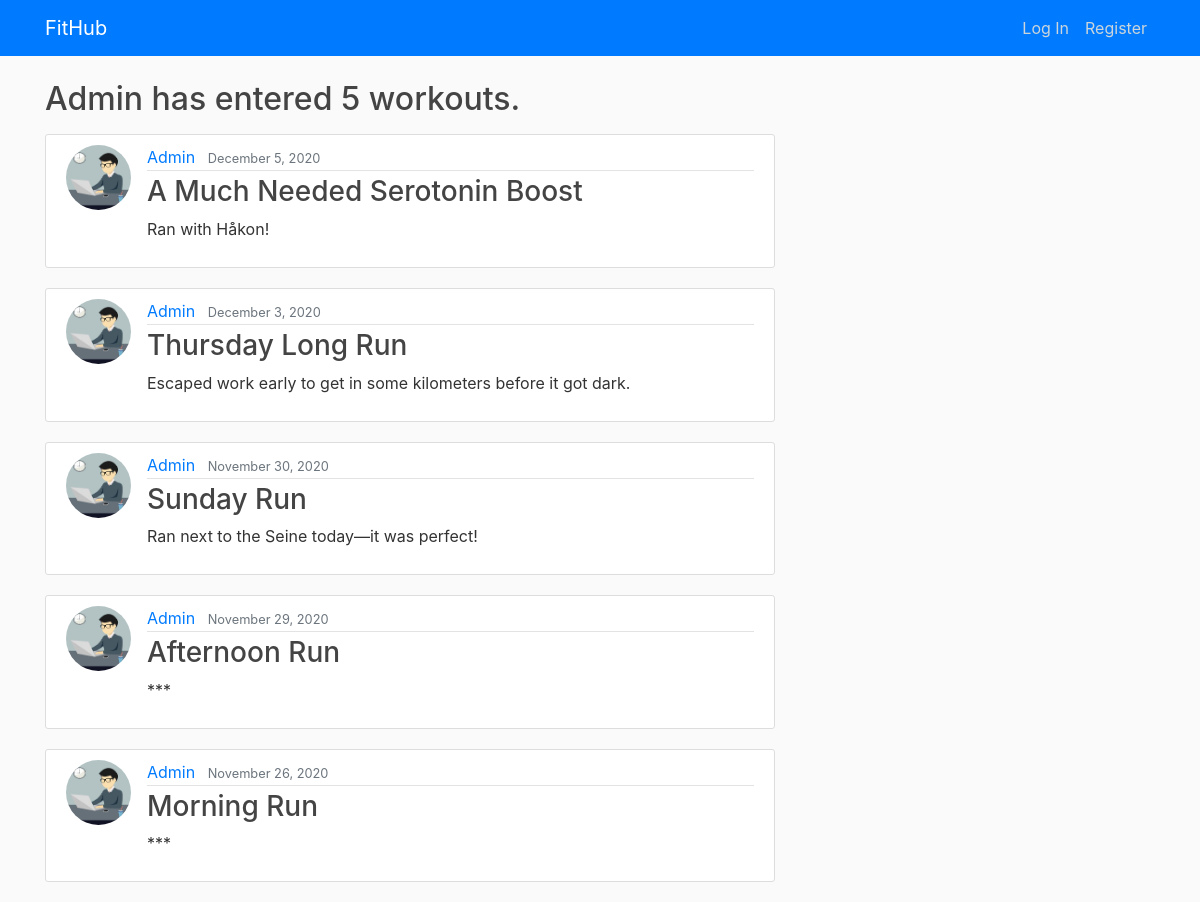
/user/Admin, run on the app's committed database.
### blog/models.py (models this page shows, shortened)
class Workout(models.Model):
    date = models.DateTimeField(default=timezone.now)
    start_time = models.DateTimeField(default=timezone.now)
    end_time = models.DateTimeField(default=timezone.now)
    title = models.CharField(max_length=75)
    description = models.TextField()
    class SportChoices(models.TextChoices):
        CYCLING = 'Cycling', _('Cycling')
        HIKING = 'Hiking', _('Hiking')
        LIFTING = 'Lifting Weights', _('Lifting Weights')
        RUNNING = 'Running', _('Running')
        SWIMMING = 'Swimming', _('Swimming')
        WALKING = 'Walking', _('Walking')
        YOGA = 'Yoga', _('Yoga')
    sport = models.CharField(
        max_length=15,
        choices=SportChoices.choices,
        default=SportChoices.RUNNING,
        blank=False
    )
    class TypeChoices(models.TextChoices):
        DISTANCE = 'Distance', _('Distance')
        INTERVAL = 'Interval', _('Interval')
        NONE = 'None', _('None')
        RACE = 'Race', _('Race')
        STRESS = 'Stress Relief', _('Stress Relief')
        TYPE_WORKOUT = 'Workout', _('Workout')
    type = models.CharField(
        max_length=15,
        choices=TypeChoices.choices,
        default=TypeChoices.NONE,
        blank=False
    )
    distance = models.DecimalField(max_digits=5, decimal_places=2)
    class MetChoices(models.TextChoices):
        EASY = 'Easy', _('Easy')
        MODERATE = 'Medium', _('Moderate')
        HARD = 'Hard', _('Hard')
    workout_intensity = models.CharField(
        max_length=10,
        choices=MetChoices.choices,
        default=MetChoices.MODERATE,
        blank=False
    )
    athlete = models.ForeignKey(User, on_delete=models.CASCADE)

### users/models.py (models this page shows, shortened)
class Profile(models.Model):
	user = models.OneToOneField(User, on_delete=models.CASCADE)
	image = models.ImageField(default='default.jpg', upload_to='profile_pics')

### blog/views.py (the view)
# urls.py: path("user/<str:username>",UserPostListView.as_view(), name="user-posts"),
class UserPostListView(ListView):
    model = Workout
    template_name = 'blog/user_posts.html'
    context_object_name = 'workouts'
    paginate_by = 5
    def get_queryset(self):
        user = get_object_or_404(User, username=self.kwargs.get('username'))
        return Workout.objects.filter(athlete=user).order_by('-date')

### blog/templates/blog/user_posts.html (shortened to what this page needs)
{% extends "blog/base.html" %}
	 {% block content %}
		  <h2 class ="mb-3">{{ view.kwargs.username}} has entered {{ page_obj.paginator.count }} workouts.</h2>
          {% for workout in workouts %}
	    	   <article class="media content-section">
                   <img class="rounded-circle article-img" src="{{workout.athlete.profile.image.url}}">
                   <div class="media-body">
                   <div class="article-metadata">
                        <a class="mr-2" href="{% url 'user-posts' workout.athlete.username %}">{{ workout.athlete }}</a>
                        <small class="text-muted">{{ workout.date | date:"F j, Y" }}</small>
                   </div>
                   <h3><a class="article-title" href="{% url 'workout-detail' workout.id %}">{{ workout.title }}</a></h3>
                        <p class="article-content"> {{ workout.description }}</p>
                   </div>
			   </article>
	      {% endfor %}
{% endblock content %}

### blog/static/blog/main.css (style rules this page uses)
body { background: #fafafa; color: #333333; margin-top: 5rem; }
h1, h2, h3, h4, h5, h6 { color: #444444; }
.content-section { background: #ffffff; padding: 10px 20px; border: 1px solid #dddddd; border-radius: 3px; margin-bottom: 20px; }
.article-title { color: #444444; }
.article-content { white-space: pre-line; }
.article-img { height: 65px; width: 65px; margin-right: 16px; }
.article-metadata { padding-bottom: 1px; margin-bottom: 4px; border-bottom: 1px solid #e3e3e3 }

### data on the page
Workout: athlete.profile.image (picture), athlete "Admin", date "December 5, 2020", title "A Much Needed Serotonin Boost", description "Ran with Håkon!"
Workout: athlete.profile.image (picture), athlete "Admin", date "December 3, 2020", title "Thursday Long Run", description "Escaped work early to get in some kilometers before it got dark."
Workout: athlete.profile.image (picture), athlete "Admin", date "November 30, 2020", title "Sunday Run", description "Ran next to the Seine today—it was perfect!"
Workout: athlete.profile.image (picture), athlete "Admin", date "November 29, 2020", title "Afternoon Run", description "***"
Workout: athlete.profile.image (picture), athlete "Admin", date "November 26, 2020", title "Morning Run", description "***"

### other printed values
{{ view.kwargs.username }} "Admin"
{{ page_obj.paginator.count }} "5"
